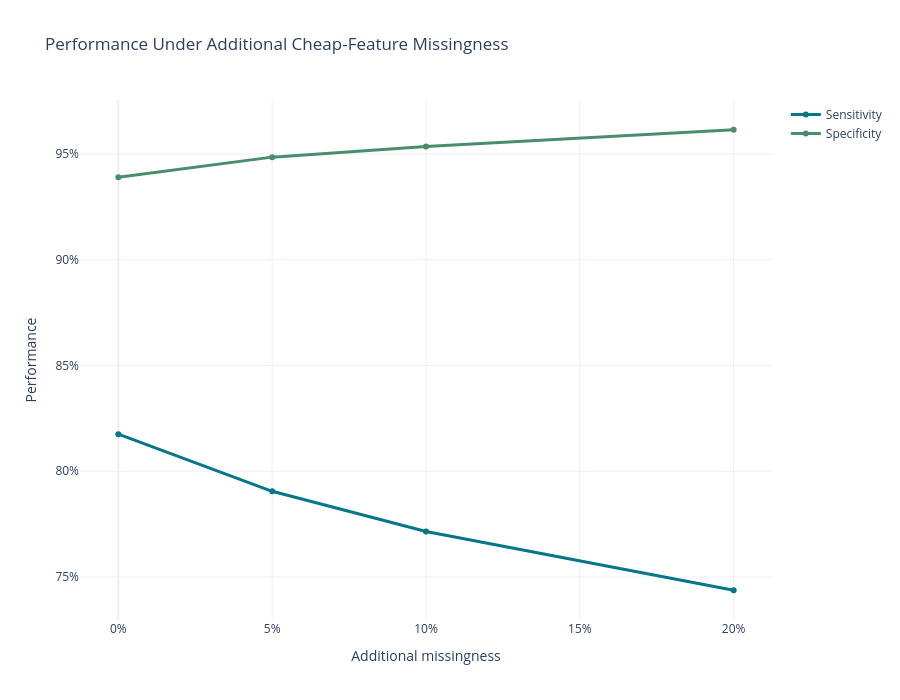

Here is the notebook cell this chart was saved with:
### Code cell
if missingness is not None:

    fig = go.Figure()

    fig.add_trace(
        go.Scatter(
            x=missingness[
                "added_missing_rate"
            ],

            y=missingness[
                "sensitivity"
            ],

            mode="lines+markers",

            name="Sensitivity",

            line=dict(
                color=PROJECT_COLORS[
                    "teal_dark"
                ],
                width=3
            )
        )
    )

    fig.add_trace(
        go.Scatter(
            x=missingness[
                "added_missing_rate"
            ],

            y=missingness[
                "specificity"
            ],

            mode="lines+markers",

            name="Specificity",

            line=dict(
                color=PROJECT_COLORS[
                    "green_dark"
                ],
                width=3
            )
        )
    )

    fig.update_layout(
        title=(
            "Performance Under Additional "
            "Cheap-Feature Missingness"
        ),

        xaxis_title=(
            "Additional missingness"
        ),

        yaxis_title=(
            "Performance"
        ),

        template="plotly_white",
        height=700
    )

    fig.update_xaxes(
        tickformat=".0%"
    )

    fig.update_yaxes(
        tickformat=".0%"
    )

    fig.show()

    save_plotly_final(
        fig,
        "figure_4_missingness_robustness",
        height=700
    )

### Figure 1 — Plotly figure (JSON) as saved in the notebook; plotly's stock layout.template omitted (floating-point values rounded to 4 significant figures)
{"data": [{"line": {"color": "#037688", "width": 3}, "mode": "lines+markers", "name": "Sensitivity", "type": "scatter", "x": [0.0, 0.05, 0.1, 0.2], "y": [0.8175, 0.7905, 0.7715, 0.7437]}, {"line": {"color": "#488D6C", "width": 3}, "mode": "lines+markers", "name": "Specificity", "type": "scatter", "x": [0.0, 0.05, 0.1, 0.2], "y": [0.939, 0.9485, 0.9535, 0.9614]}], "layout": {"height": 700, "title": {"text": "Performance Under Additional Cheap-Feature Missingness"}, "xaxis": {"tickformat": ".0%", "title": {"text": "Additional missingness"}}, "yaxis": {"tickformat": ".0%", "title": {"text": "Performance"}}}}
